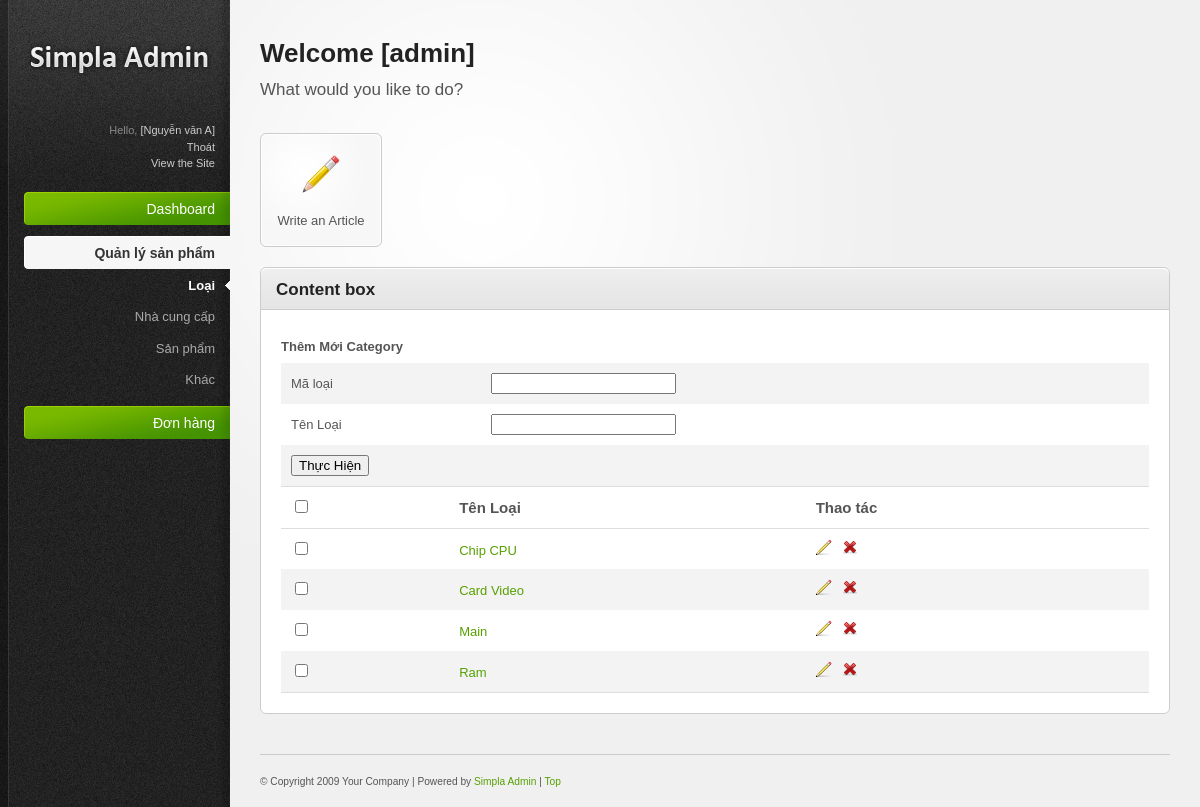
The app's page /admins/index.php?mod=book&group=cat (signed in), older data.
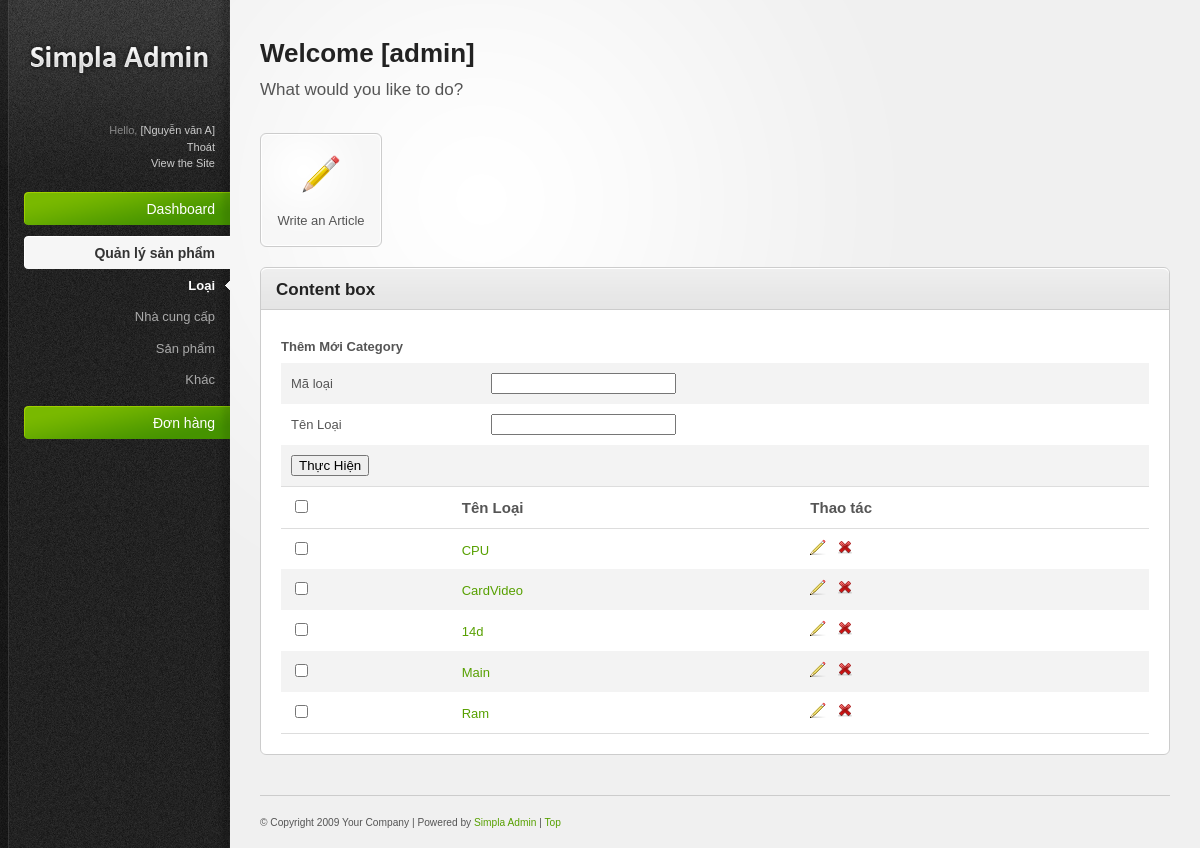
The same page, newer data.
### tables this page shows
CREATE TABLE `loai` (
  `maloai` varchar(5) NOT NULL,
  `tenloai` varchar(50) NOT NULL
);

### classes/Db.class.php (called while the page is built, shortened)
<?php
class Db{
		private $dbh= null;
		public function __construct()
		{
			$driver="mysql:host=". HOST."; dbname=". DB_NAME;
			try
			{
				$this->dbh = new PDO($driver, DB_USER, DB_PASS);
				$this->dbh->query("set names 'utf8' ");
			}
			catch(PDOException $e)
			{
				echo "Err:". $e->getMessage();	exit();
			}
		}
		private function query($sql, $arr = array(), $mode = PDO::FETCH_ASSOC)
		{
			$stm = $this->dbh->prepare($sql);
			if (!$stm->execute( $arr))
				{
					echo "Sql lỗi.";
				}
			return $stm->fetchAll($mode);
		}
		public function exeQuery($sql,  $arr = array(), $mode = PDO::FETCH_ASSOC)
		{
			return $this->query($sql, $arr, $mode);
		}
	}
?>

### classes/Category.class.php (called while the page is built, shortened)
<?php
class Category extends Db{
	public function getAll()
	{
		return $this->exeQuery("select * from loai");
	}
}
?>

### admins/module/book/catshow.php (the view)
<?php
$data = $category->getAll();
?>
<div class="tab-content default-tab" id="tab1">
						<table>
							<thead>
								<tr>
								   <th><input class="check-all" type="checkbox" /></th>
								   <th>Tên Loại</th>
								   <th>Thao tác</th>
								</tr>
							</thead>
							<tbody>
                            <?php
							foreach( $data as $r)
							{?>
								<tr>
									<td><input type="checkbox" /></td>
								<td><a href="#" title="title"><?php echo $r["tenloai"];?>
                                    </a></td>
									<td>
										 <a href="index.php?mod=book&group=cat&ac=edit&id=<?php echo $r["maloai"];?>" title="Edit"><img src="resources/images/icons/pencil.png" alt="Edit" /></a>&nbsp;&nbsp;
										 <a href="index.php?mod=book&group=cat&ac=delete&id=<?php echo $r["maloai"];?>" title="Delete"><img src="resources/images/icons/cross.png" alt="Delete" /></a>
									</td>
								</tr>
								<?php
							}
								?>
							</tbody>
						</table>
					</div>

Row changes from the older to the newer data that the page shows:
changed loai: tenloai "Chip CPU" → "CPU"
changed loai: tenloai "Card Video" → "CardVideo"
added loai: tenloai "14d"
